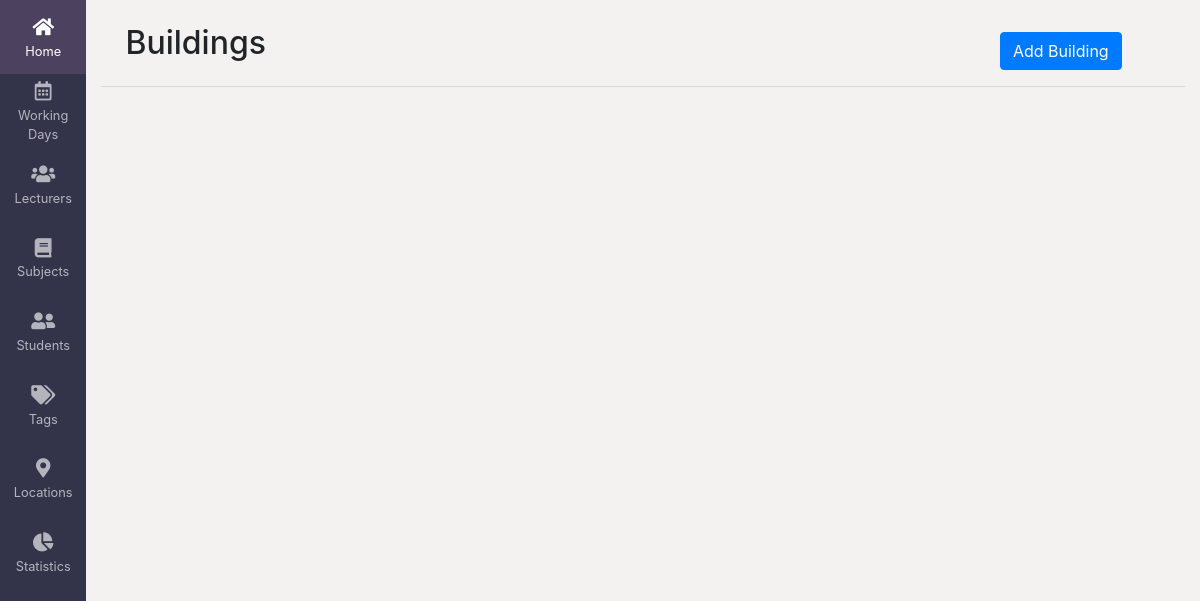
The app's page /all_buildings, older data.
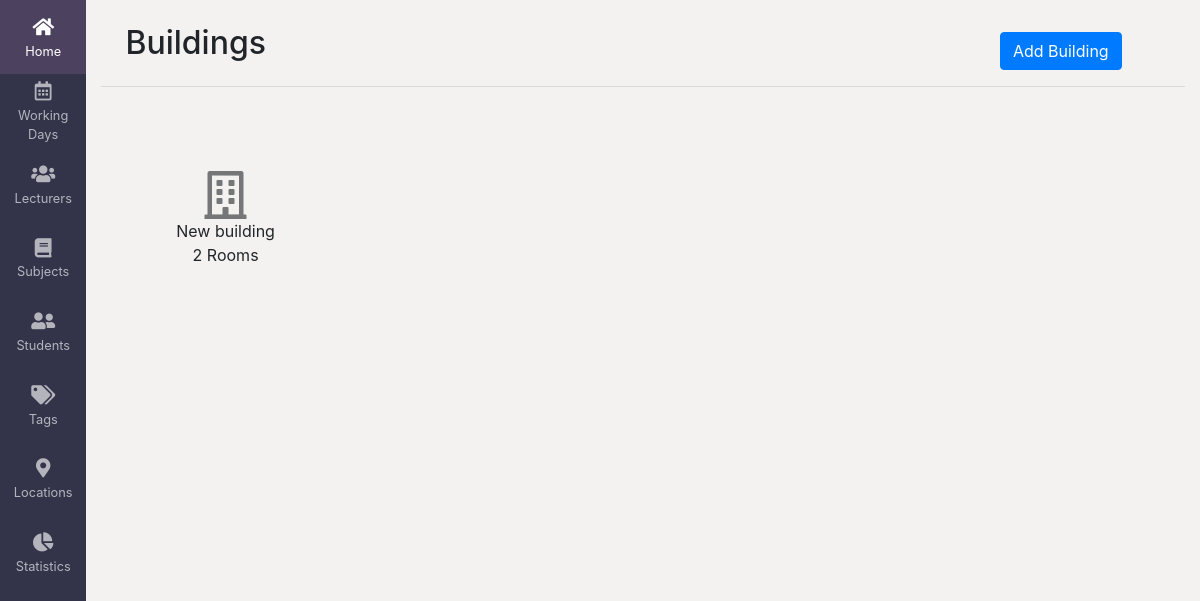
The same page, newer data.
### timetable/models.py (models this page shows)
class Building(models.Model):
    name = models.CharField(max_length=30, unique=True)
    objects = models.Manager()

class Room(models.Model):
    name = models.CharField(max_length=30)
    capacity = models.IntegerField()
    room_type = models.CharField(max_length=30)
    building = models.ForeignKey(Building, on_delete=models.CASCADE)
    objects = models.Manager()
    class Meta:
        constraints = [
            models.UniqueConstraint(
                fields=['name', 'building'], name='unique_row'),
        ]

### timetable/views.py (the view)
# urls.py: path('all_buildings', views.Buildings.as_view(), name='all_buildings'),
class Buildings(ListView):
    model = BuildingModel
    template_name = 'locations/all_buildings.html'
    context_object_name = 'buildings'

### template/locations/all_buildings.html (shortened to what this page needs)
<!DOCTYPE html>
<html lang="en">
  <head>
    <link
      rel="stylesheet"
      href="https://cdnjs.cloudflare.com/ajax/libs/font-awesome/5.14.0/css/all.min.css"
    />
    <link
      rel="stylesheet"
      href="https://stackpath.bootstrapcdn.com/bootstrap/4.5.2/css/bootstrap.min.css"
    />
  </head>
  <body>
    <div class="sidebar text-center">
      <ul>
        <li>
          <button class="sidebar-button">
            <i class="fas fa-1x fa-home sidebar-icon"></i>
            <span class="sidebar-text"> Home </span>
          </button>
        </li>
        <li>
          <button class="sidebar-button">
            <i class="far fa-calendar-alt fa-1x sidebar-icon"></i>
            <span class="sidebar-text"> Working</span>
            <span class="sidebar-text"> Days</span>
          </button>
        </li>
        <li>
          <button class="sidebar-button">
            <i class="fas fa-1x fa-users sidebar-icon"></i>
            <span class="sidebar-text"> Lecturers</span>
          </button>
        </li>
        <li>
          <button class="sidebar-button">
            <i class="fas fa-1x fa-book sidebar-icon"></i>
            <span class="sidebar-text"> Subjects </span>
          </button>
        </li>
        <li>
          <button class="sidebar-button">
            <i class="fas fa-1x fa-user-friends sidebar-icon"></i>
            <span class="sidebar-text"> Students </span>
          </button>
        </li>
        <li>
          <button class="sidebar-button">
            <i class="fas fa-1x fa-tags sidebar-icon"></i>
            <span class="sidebar-text"> Tags </span>
          </button>
        </li>
        <li>
          <button class="sidebar-button" autofocus>
            <i class="fas fa-1x fa-map-marker-alt sidebar-icon"></i>
            <span class="sidebar-text"> Locations </span>
          </button>
        </li>
        <li>
          <button class="sidebar-button">
            <i class="fas fa-1x fa-chart-pie sidebar-icon"></i>
            <span class="sidebar-text"> Statistics </span>
          </button>
        </li>
      </ul>
    </div>
    <div class="container-fluid main pb-3">
      <div class="row d-flex justify-content-between">
        <div class="col-4 mt-4 ml-4">
          <h2>Buildings</h2>
        </div>
        <div class="col-3 align-self-end text-center">
          <a href="{% url 'building' %}" class="btn btn-primary"
            >Add Building</a
          >
        </div>
      </div>
      <hr />
      <div class="row">
        {% if buildings %} {% for building in buildings %}
        <div class="col-3 text-center mt-5">
          <div class="card border-0">
            <div class="card-body">
              <i class="far fa-building fa-3x icon"></i>
              <p class="m-0">{{building.name}}</p>
              <span>{{building.room_set.all|length}} Rooms</span>
            </div>
          </div>
        </div>
        {% endfor %} {% endif %}
      </div>
    </div>
  </body>
</html>

Row changes from the older to the newer data that the page shows:
added Building: name "New building", room_set.all|length "2"
